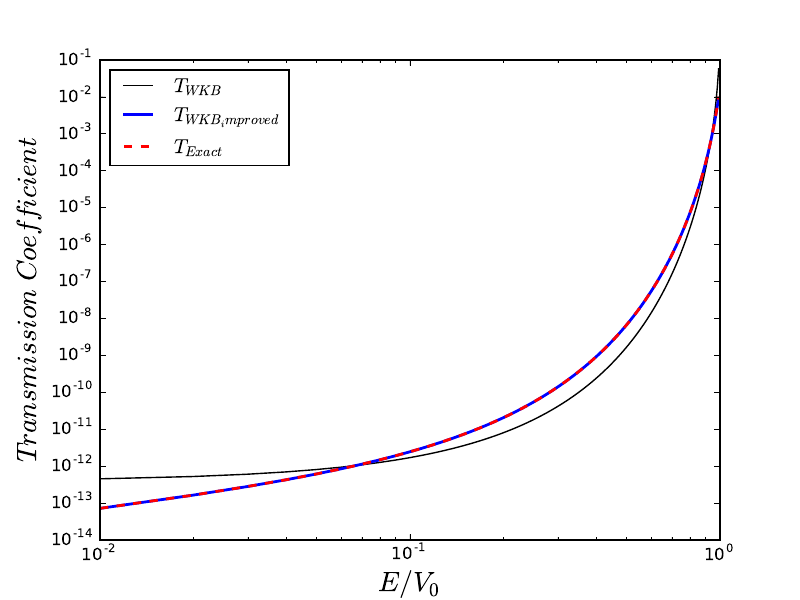

Generate this figure with Python:
import numpy as np
import matplotlib.pyplot as plt
from scipy import integrate
import sys



a=20.7989E5  #fermi
Vo=1.8E-6 # MeV
m=0.51     # MeV
hbar=197.327# MeV*fermi =[hbar*c]



E=np.linspace(0.01,0.99,100)
k=np.sqrt(2*m*Vo*(1-E))/hbar
kp=np.sqrt(2*m*Vo*(E))/hbar


def N_factor(k,kp):
    return 2*np.sqrt(k*kp/(k**2+kp**2))

def T_exact(k,E,Vo):
    
    termino= (np.sinh(k*a))**2
    
    return (4*E*(1-E)*Vo**2)/(4*E*(1-E)*Vo**2+termino*Vo**2)


T_wkb=np.exp(-2*k*a)
T_wkb_improved=np.exp(-2*k*a)*N_factor(k,kp)**4
T_Exact=T_exact(k,E,Vo)

plt.loglog(E,T_wkb,"k",label="$ T_{WKB} $",linewidth=1.0)
plt.loglog(E,T_wkb_improved,"b",label="$ T_{WKB_improved} $",linewidth=2.0)
plt.loglog(E,T_Exact,"r--",label="$ T_{Exact} $",linewidth=2.0)
plt.xlabel("$E/V_0$",size=20)
plt.ylabel("$ Transmission\ Coefficient $",size=20)
plt.legend(loc=2)

#plt.xlim(0.0,0.4)
#plt.ylim(0,0.000000001)

plt.savefig("Referee.png")
plt.savefig("Referee.pdf")

plt.show()

